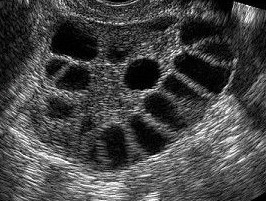
#> input picture data_merged/pco/pco_img3.jpg, 266 x 201 px
$ jupyter execute --allow-errors pcos.ipynb
#> lines starting #> are read from the running program, lines starting #| are printed output that depends on the picture; after the words box and inside, x2 and y2 are one past the last pixel; in counts of white or black regions, pixels touching at a corner belong together; long printed decimals are rounded
# AN AUTOMATIC PIPELINE+GUI FOR ANALYSIS OF USG IMAGES FOR THE DIAGNOSIS OF POLYCYSTIC OVARIAN SYNDROME (PCOS)

# BACKGROUND
## What is Polycystic Ovary Syndrome (PCOS)?
 - Presence of the numerous small cysts (fluid-filled sacs) in the ovaries.
## 3 classic features of PCOS
- irregular periods – which means the ovaries do not regularly release eggs (ovulation)
- excess androgen – high levels of "male" hormones in your body , which may cause physical signs such as excess facial or body hair
- 12 or more follicles in the ovary with a diameter of 2-9 mm (cysts)

# RESEARCH PROBLEM
- Currently, follicle detection is still done manually by
Obstetricians and it takes a long time to get accurate result.

- Therefore, a
system that can detect follicles and calculate its size automatically is essential.

# METHODOLOGY

- Employs image thresholding technique to determine the structure of follicles during image binarization followed calculation of the number and diameter of the follicles.

- If there are 12 or more follicles of diameter between 2-9mm, determine the diagnosis of PCOS to be positive , otherwise negative

# Why do I call it an automatic pipeline?
- With my GUI implementation, user can browse the USG image and it automatically processes the image, calculates the no. and size of follicles and returns the the results as PCOS positive or negative (will show at the end)

[cell 1]
#!pip install scikit-image
import skimage
import skimage.io as io
import skimage.exposure as exposure
import matplotlib.pyplot as plt
from skimage import filters, color, morphology, measure
import numpy as np

def plot_image_and_step(previous_image, current_image, title):
    fig, axes = plt.subplots(1, 2, figsize=(12, 6))
    axes[0].imshow(previous_image, cmap='gray')
    axes[0].set_title('Previous Step')
    axes[1].imshow(current_image, cmap='gray')
    axes[1].set_title(title)
    for ax in axes:
        ax.axis('off')
    plt.tight_layout()
    plt.show()


image_path = "data_merged/pco/pco_img3.jpg"
image = io.imread(image_path)
#> image is the input picture: shape (201, 266, 3); mean R, G, B 70.1, 70.1, 70.1

# Display the original image
plt.imshow(image)
plt.title('Original Image')
plt.axis('off')
plt.show()

# Histogram Equalization
- improves image contrast

[cell 2]
# Increase contrast
enhanced_image = exposure.equalize_hist(image)
# Convert to grayscale for further processing
gray_image = color.rgb2gray(enhanced_image)
plot_image_and_step(image, enhanced_image, 'Enhanced Image')

- Histogram represents the pixel intensity distribution of the image.
- Original image has right skewed intensity distribution, after the equalization, the distribution approaches uniform distribution.

[cell 3]
# Convert to grayscale
original_gray = color.rgb2gray(image)
# Create a figure with two subplots
fig, axes = plt.subplots(1, 2, figsize=(12, 5))
# Plot histogram of the original image
axes[0].hist(original_gray.ravel(), bins=256, color='gray', alpha=0.5)
axes[0].set_title('Histogram of Original Image')
axes[0].set_xlabel('Pixel Intensity')
axes[0].set_ylabel('Frequency')
# Plot histogram of the enhanced image
axes[1].hist(enhanced_image.ravel(), bins=256, color='gray', alpha=0.5)
axes[1].set_title('Histogram of Enhanced Image')
axes[1].set_xlabel('Pixel Intensity')
axes[1].set_ylabel('Frequency')
#> figure, not shown here; panel 1: tallest bar 1276 high, from x = 0 to 0.00391; panel 2: tallest bar 3828 high, from x = 0.0239 to 0.0277

# Image Enhancement  (optional)
- The brightness level of an image can be adjusted, eg. multiplying the original image with the scalar value.
- The brightness level of the image is proportional to
the scalar value used.

[cell 4]
# Increase brightness by multiplying pixel values by a factor
brightened_image = exposure.rescale_intensity(enhanced_image, in_range='image', out_range=(0, 5.0))

#plot ehanced and brightened image
plot_image_and_step(enhanced_image, brightened_image, 'Brightened Image')
#> call 2 of plot_image_and_step, with title = 'Brightened Image'
#> in plot_image_and_step (call 2), `plt.show()`:
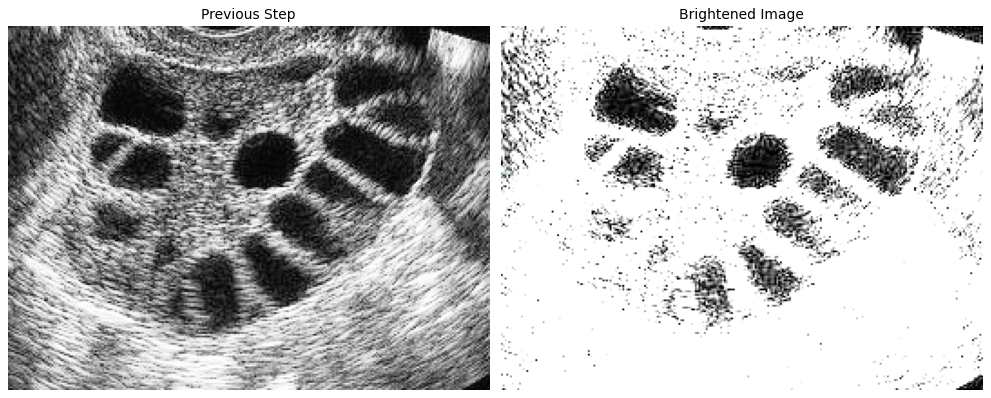
#> figure drawn by matplotlib, 2 panels

# Optimum global thresholding (OTSU)
- Minimize within group variance = maximize between group variance.
-  separates an image into two classes, foreground, and background, based on the grayscale intensity values of its pixels.

[cell 5]
# plot enhanced image and thresholded image
gray_image = color.rgb2gray(brightened_image)
# Apply thresholding
otsu_threshold = filters.threshold_otsu(gray_image)
#> otsu_threshold = 2.45
binary_image = gray_image > otsu_threshold
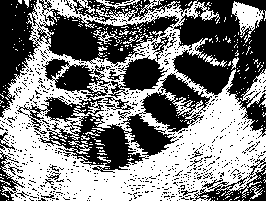
#> binary_image: shape (201, 266) bool; 50.5% white; 762 black regions (738 under 20 px), largest, box (x1, y1, x2, y2) and area: (73, 0, 266, 138) 7425, (0, 0, 179, 118) 6332, (40, 73, 212, 173) 5312
plot_image_and_step(brightened_image, binary_image, 'Thresholded Image')
#> call 3 of plot_image_and_step, with title = 'Thresholded Image'
#> in plot_image_and_step (call 3), `plt.show()`:
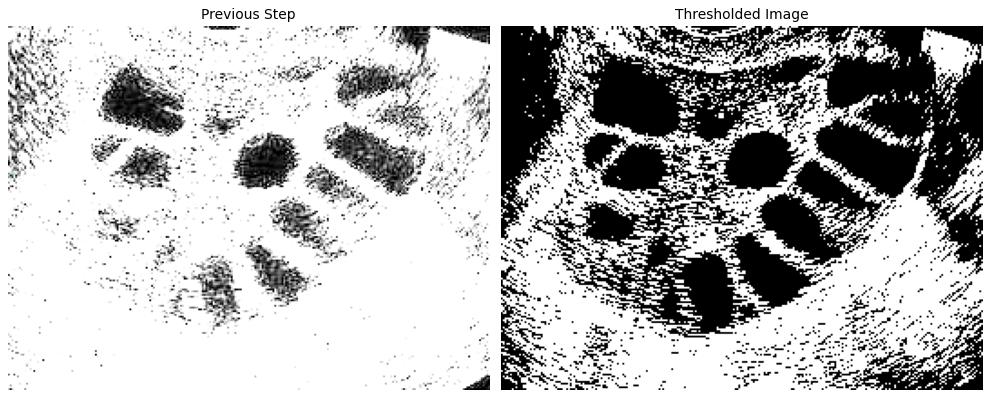
#> figure drawn by matplotlib, 2 panels

# Noise reduction through Binary Closing
- Consists of a dilation followed by an erosion
- Binary Closing can remove small dark spots (i.e. “pepper”) and connect small bright cracks. This tends to “close” up (dark) gaps between (bright) features.

[cell 6]
# Perform morphology closing
selem = morphology.disk(5)  # Define structuring element
closed_image = morphology.binary_closing(binary_image, selem)
#> closed_image: shape (201, 266) bool; 75.9% white; 23 black regions, largest, box (x1, y1, x2, y2) and area: (0, 0, 34, 87) 1758, (50, 18, 99, 62) 1473, (179, 0, 240, 46) 1470
# Invert the image
inverted_image = np.logical_not(closed_image)
#plot the two images side by side
plot_image_and_step(binary_image, closed_image,  'Morphology Closing')

# Image Inversion and Cleaning
#### Inversion
- In binary image, image negation can be done by using Boolean operator, i.e., not, where the pixel value 0 will change to 1 and the pixel value 1 will change to 0.

[cell 7]
# Label connected components
label_image = measure.label(inverted_image)
#> label_image: shape (201, 266) int32; 24 distinct labels, from 0 to 23

# Remove small objects based on diameter and border touching
min_diameter_threshold = 2  # Minimum diameter threshold in mm
min_area_threshold = np.pi * (min_diameter_threshold / 2) ** 2

for region in measure.regionprops(label_image):
    # Calculate diameter
    diameter = region.equivalent_diameter
    # print("diameter", diameter)
    # Check if diameter is less than the threshold or if region touches the border
    if diameter < min_diameter_threshold or region.bbox[0] == 0 or region.bbox[1] == 0 or \
            region.bbox[2] == label_image.shape[0] or region.bbox[3] == label_image.shape[1]:
        label_image[label_image == region.label] = 0
#> this loop made 23 passes
#> diameter on passes 1 to 12: 47.31, 43.26, 14.41, 15.05, 43.31, 25.21, 24.57, 15.47, 40.16, 11.62, 34.09, 14.88
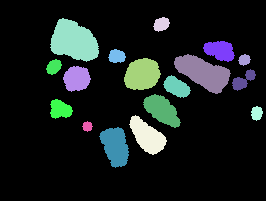
#> label_image: shape (201, 266) int32; 18 distinct labels, from 0 to 21; one colour per label, 0 black

# Convert back to binary image
cleaned_image = label_image > 0
#> cleaned_image: shape (201, 266) bool; 16.6% white; 17 white regions
plot_image_and_step(closed_image, inverted_image, 'Cleaned Image')

#### Cleaning
- Label the connected components
- Remove small objects below the diameter of 2mm
- Remove the objects touching the border (tissues)

[cell 8]
plot_image_and_step(inverted_image, cleaned_image, 'cleaned final Image')

# Stereology : calculation of follicle diameter

- Since follicle detection is based on ultrasound images, the follicle area obtained is still in pixels. So, it needs to be converted into units of millimeters by the formula:

- Area value is the number of pixels that make up the follicle
- the threshold is a divisor value to convert pixel units into millimeters. Usually in the 50-60-pixel ovarian ultrasound image has 1 cm in its original size, this means that every millimeter has 5-6 pixels, so the threshold value used is 5.5 pixels/mm

#### Classification Results
Indicates whether the patient is PCOS positive or negative based on the number and the size of the follicles contained in Rotterdam criteria, i.e. the presence of twelve or more follicles of 2-9mm in diameter.

[cell 9]
# Convert back to binary image
cleaned_image = label_image > 0

# Threshold value for conversion of pixels to millimeters
threshold = 5.5  # pixels/mm

# Label connected components in the cleaned binary image
label_image = measure.label(cleaned_image)
#> label_image: shape (201, 266) int32; 18 distinct labels, from 0 to 17

# Get region properties
regions = measure.regionprops(label_image)
#> regions = 17 regions; largest, box (x1, y1, x2, y2) and area: (50, 18, 99, 62) 1473, (174, 54, 231, 94) 1267, (124, 58, 161, 90) 913, (99, 127, 129, 168) 835, (129, 115, 167, 155) 821

# Initialize a list to store follicle diameters
follicle_diameters = []
num_follicles = 0
# Iterate over each labeled region
for region in regions:
    # Calculate area in pixels
    area_pixel = region.area

    # Calculate diameter in millimeters
    diameter_mm = np.sqrt((4 * area_pixel) / np.pi) / threshold

    # Append the diameter to the list
    follicle_diameters.append(diameter_mm)

        # Check if the diameter is between 2 and 9 mm
    if 2 <= diameter_mm <= 9:
        num_follicles += 1
#> this loop made 17 passes
#> (area_pixel, diameter_mm) on passes 1 to 12: (178, 2.74), (1473, 7.87), (474, 4.47), (188, 2.81), (1267, 7.3), (106, 2.11), (913, 6.2), (174, 2.71), (543, 4.78), (250, 3.24), (389, 4.05), (741, 5.58)
#> after the loop, follicle_diameters = [2.74, 7.87, 4.47, 2.81, 7.3, 2.11, 6.2, 2.71, 4.78, 3.24, 4.05, 5.58, 3.7, 2.37, 5.88, 1.85, 5.93]; num_follicles = 16

# Determine if the result is positive or negative
print("num_follicles", num_follicles)
#| num_follicles 16
if num_follicles >= 12:
    result = "Positive"
else:
    result = "Negative"

print("Result:", result)

# Print the list of follicle diameters
print("follicle_diameters", follicle_diameters)
#| follicle_diameters [2.737, 7.874, 4.467, 2.813, 7.303, 2.112, 6.199, 2.706, 4.781, 3.244, 4.046, 5.585, 3.699, 2.366, 5.878, 1.846, 5.928]

# An overview of all the steps

[cell 10]
# Plot images from each step
fig, axes = plt.subplots(nrows=2, ncols=3, figsize=(15, 5))

ax = axes.ravel()

ax[0].imshow(image, cmap='gray')
ax[0].set_title('original Image')

ax[1].imshow(enhanced_image, cmap='gray')
ax[1].set_title('Enhanced Image')

ax[2].imshow(binary_image, cmap='gray')
ax[2].set_title('Binary Image')

ax[3].imshow(closed_image, cmap='gray')
ax[3].set_title('Closed Image')

ax[4].imshow(inverted_image, cmap='gray')
ax[4].set_title('Inverted Image')

ax[5].imshow(cleaned_image, cmap='gray')
ax[5].set_title('Cleaned Image')

for a in ax:
    a.axis('off')

# Evaluation of performance
- Sensitivity : The ability of the system to detect PCO follicles:
            TP/(TP+FN)
- Specificity: The ability of the system to detect non-PCO follicles:
            TN/(TN+FP)

[cell 11]
import os
import csv
import skimage.io as io
import skimage.exposure as exposure
from skimage import filters, color, morphology, measure
import numpy as np

def calculate_follicle_diameters(image_path):
    # Read the image
#> called with image_path = 'data_merged/normal/normal_1.jpg'
    image = io.imread(image_path)
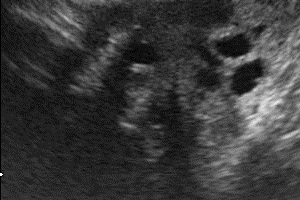
#> input picture data_merged/normal/normal_1.jpg, 300 x 200 px
#> image is the input picture: shape (200, 300, 3); min 0, max 255, mean 56.7

    # Increase contrast
    enhanced_image = exposure.equalize_hist(image)
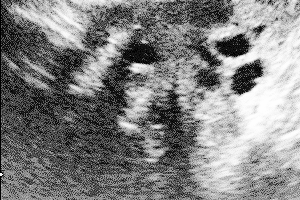
#> enhanced_image: shape (200, 300, 3) float64; min 0.00328, max 1, mean 0.512
    # Convert to grayscale
    gray_image = color.rgb2gray(enhanced_image)
#> gray_image: shape (200, 300) float64

    # Apply Otsu's thresholding
    otsu_threshold = filters.threshold_otsu(gray_image)
#> otsu_threshold = 0.504
    binary_image = gray_image > otsu_threshold
#> binary_image: shape (200, 300) bool; 49.7% white; 571 white regions (556 under 20 px), largest, box (x1, y1, x2, y2) and area: (117, 0, 300, 200) 20272, (6, 0, 176, 97) 5095, (1, 151, 177, 200) 1719

    # Perform morphology closing
    selem = morphology.disk(5)  # Define structuring element
    closed_image = morphology.binary_closing(binary_image, selem)
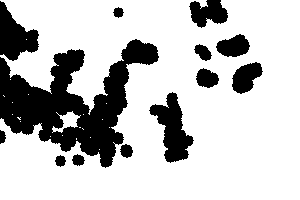
#> closed_image: shape (200, 300) bool; 76.2% white; 13 black regions, largest, box (x1, y1, x2, y2) and area: (0, 39, 159, 168) 8626, (149, 92, 194, 163) 1495, (0, 1, 39, 61) 1301

    # Invert the image
    inverted_image = np.logical_not(closed_image)

    # Label connected components
    label_image = measure.label(inverted_image)
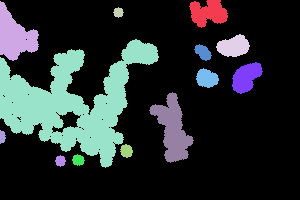
#> label_image: shape (200, 300) int32; 14 distinct labels, from 0 to 13; one colour per label, 0 black

    # Remove small objects based on diameter and border touching
    min_diameter_threshold = 2  # Minimum diameter threshold in mm
    min_area_threshold = np.pi * (min_diameter_threshold / 2) ** 2

    for region in measure.regionprops(label_image):
        # Calculate diameter
        diameter = region.equivalent_diameter
        # Check if diameter is less than the threshold or if region touches the border
        if diameter < min_diameter_threshold or region.bbox[0] == 0 or region.bbox[1] == 0 or \
                region.bbox[2] == label_image.shape[0] or region.bbox[3] == label_image.shape[1]:
            label_image[label_image == region.label] = 0
#> this loop made 13 passes
#> diameter on passes 1 to 12: 30.38, 40.7, 10.16, 26.15, 104.8, 15.35, 28.28, 20.37, 43.63, 8.96, 13.01, 11.78
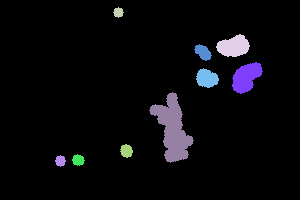
#> label_image: shape (200, 300) int32; 10 distinct labels, from 0 to 13; one colour per label, 0 black

    # Convert back to binary image
    cleaned_image = label_image > 0
#> cleaned_image: shape (200, 300) bool; 6% white; 9 white regions

    # Threshold value for conversion of pixels to millimeters
    threshold = 5.5  # pixels/mm

    # Label connected components in the cleaned binary image
    label_image = measure.label(cleaned_image)
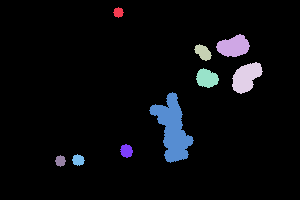
#> label_image: shape (200, 300) int32; 10 distinct labels, from 0 to 9; one colour per label, 0 black

    # Get region properties
    regions = measure.regionprops(label_image)
#> regions = 9 regions; largest, box (x1, y1, x2, y2) and area: (149, 92, 194, 163) 1495, (232, 62, 263, 94) 628, (216, 34, 250, 57) 537, (196, 68, 219, 88) 326, (194, 44, 212, 61) 185

    # Initialize a list to store follicle diameters
    follicle_diameters = []

    # Iterate over each labeled region
    for region in regions:
        # Calculate area in pixels
        area_pixel = region.area

        # Calculate diameter in millimeters
        diameter_mm = np.sqrt((4 * area_pixel) / np.pi) / threshold

        # Append the diameter to the list
        follicle_diameters.append(diameter_mm)
#> this loop made 9 passes
#> (area_pixel, diameter_mm) on passes 1 to 9: (81, 1.85), (537, 4.75), (185, 2.79), (628, 5.14), (326, 3.7), (1495, 7.93), (133, 2.37), (109, 2.14), (92, 1.97)
#> after the loop, follicle_diameters = [1.85, 4.75, 2.79, 5.14, 3.7, 7.93, 2.37, 2.14, 1.97]

    return follicle_diameters

def process_images(folder_path):
    results = []
    for subdir in os.listdir(folder_path):
        subfolder = os.path.join(folder_path, subdir)
        if os.path.isdir(subfolder):
            label = 0 if subdir == "normal" else 1
            for filename in os.listdir(subfolder):
                image_path = os.path.join(subfolder, filename)
                basename = os.path.basename(image_path)
                follicle_diameters = calculate_follicle_diameters(image_path)
                num_follicles = sum(1 for diameter in follicle_diameters if 2 <= diameter <= 9)
#> num_follicles = 7
                result = 1 if num_follicles >= 12 else 0
#> result = 0
                results.append([basename, result, label])
    return results

def save_results_to_csv(results, csv_filename):
    with open(csv_filename, mode='w', newline='') as file:
        writer = csv.writer(file)
        writer.writerow(['Image Path', 'Predicted Label', 'Actual Label'])
        writer.writerows(results)

# Path to the folder containing the images
folder_path = "data_merged"

# Process images
results = process_images(folder_path)

# Save results to CSV file
csv_filename = "follicle_diameter_results.csv"
save_results_to_csv(results, csv_filename)

print("Results saved to", csv_filename)
